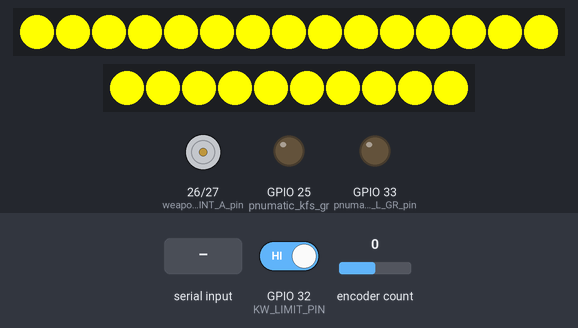
Bench run of a sketch on a simulated ESP32. On the bench: 15 RGB LEDs in strip order, left to right, 10 RGB LEDs in strip order, left to right, motor-driver pin pairs drawn as motors (green arrow = first pin HIGH = forward, orange = second pin HIGH = backward, longer = more drive, scaled by the enable pin), output pins drawn as LEDs (lit = HIGH). Inputs (shaded band) come from the test bench; at power-on: GPIO 32 (KW_LIMIT_PIN) HIGH, encoder count 0. What the sketch prints to the serial monitor is not drawn.

Above: at 1.2 s.
1.3 s: "G,45\n" received over the second serial link
At 1.6 s:
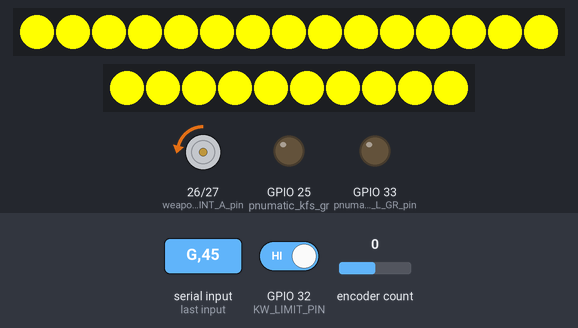
4.3 s: "90,45,200,10,150,30\n" received over the second serial link
At 5.1 s:
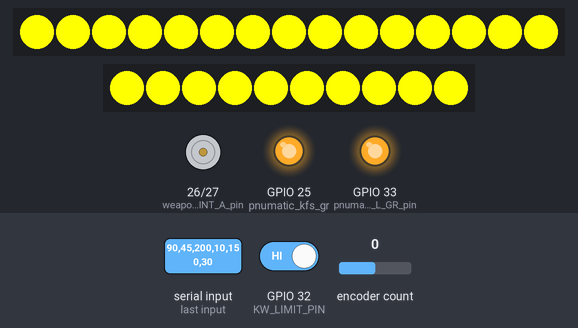
5.8 s: "G,45\n" received over the second serial link
At 6.4 s:
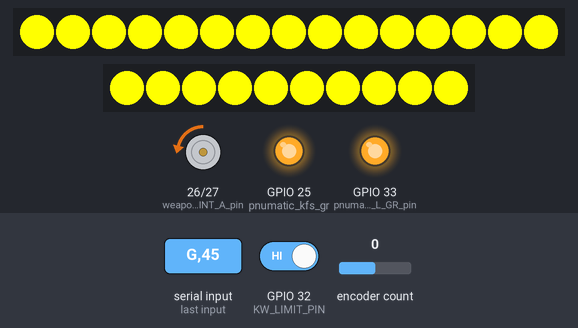
Timing chart, 0 to 9.3 s (numbered marks = the images above; inputs shaded):
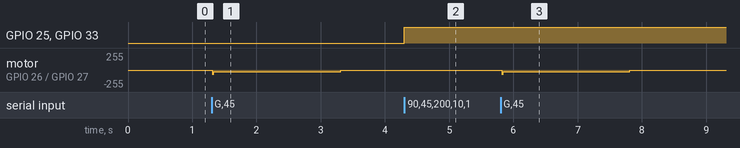

The sketch:

esp_v2.ino
```cpp
#include <Arduino.h>
#include <Adafruit_NeoPixel.h>
#include <ESP32Encoder.h>

// ── KeepWeapon rotary encoder + limit switch ──────────────────────────────
// Encoder: E6B2-CWZ1X 1000 PPR, voltage output (push-pull — no pull-ups needed on GPIO 34/35)
// Limit:   NC to GND + INPUT_PULLUP on GPIO 32; triggered = LOW (0 = at home)
#define KW_ENCODER_A_PIN     34
#define KW_ENCODER_B_PIN     35
#define KW_LIMIT_PIN         32
#define KW_LIMIT_ACTIVE_LOW  false  // true = NO+GND+PULLUP (triggered=LOW); false = NC+GND+PULLUP (triggered=HIGH)

// ── Hard safety bounds (compile-time — runtime vars must stay inside these) ──
#define KW_HARD_MIN_ANGLE    0.0f
#define KW_HARD_MAX_ANGLE    280.0f

// ── Encoder geometry ──
#define KW_TICKS_PER_REV     4000    // 1000 PPR × 4 (full quadrature decode via PCNT)
#define KW_DEG_PER_TICK      (360.0f / (float)KW_TICKS_PER_REV)   // 0.09 deg/tick

// ── Homing (fixed — not tunable at runtime) ──
#define KW_HOMING_POWER      30      // motor power during homing (positive = CW = toward home)
#define KW_HOMING_TIMEOUT_MS 5000   // fault if home not found within this time (ms)

// ── Motor direction convention ──
// KW_MOTOR_INVERT true  → positive PID output → negative motor cmd → CCW → increasing angle
// KW_MOTOR_INVERT false → positive PID output → positive motor cmd → CW  → decreasing angle
// CW direction moves weapon toward home (limit switch).  Verify at first test.
#define KW_MOTOR_INVERT      true
// KW_ENCODER_INVERT true → flip encoder count sign so increasing count = increasing angle
#define KW_ENCODER_INVERT    false

// ── UART timeout ──
#define G_TIMEOUT_MS         2000   // ms without G packet → hold current position

// ── Existing hardware pins (unchanged) ──
#define RXD2 16
#define TXD2 17
#define pnumatic_weapon_L_GR_pin 33
#define pnumatic_kfs_gr 25
#define weapon_motor_INT_A_pin 26
#define weapon_motor_INT_B_pin 27
#define weapon_motor_PWM_pin   14
#define neopixel_fr_pin 15
#define neopixel_bk_pin 2
#define neopixel_fr_num_pixels 15
#define neopixel_bk_num_pixels 10

Adafruit_NeoPixel neopixels_fr(neopixel_fr_num_pixels, neopixel_fr_pin, NEO_GRB + NEO_KHZ800);
Adafruit_NeoPixel neopixels_bk(neopixel_bk_num_pixels, neopixel_bk_pin, NEO_GRB + NEO_KHZ800);

int teensy_cmd[6] = {0,0,0,0,0,0};  // [0]=L_gr [1]=ignored [2]=kfs_gr [3]=kfs_slot [4]=neo_fr [5]=neo_bk

uint8_t color_rgb[6][3] = {{255,0,0},     // red    index 0
                            {255,255,0},  // orange index 1
                            {0,255,0},    // green  index 2
                            {0,0,255},    // blue   index 3
                            {0,255,255},  // cyan   index 4
                            {255,0,255}}; // purple index 5

unsigned long previousMillis = 0;
const long blinkInterval = 300;
bool blinkState = false;

// ── Non-blocking Serial2 receive buffer (Teensy → ESP32) ──
static char    _rx_buf[64];
static uint8_t _rx_pos = 0;

// ── Runtime-tunable controller parameters ────────────────────────────────
// Updated by K packet:  K,<min>,<max>,<kp>,<ki>,<kd>,<maxP>,<minP>,<db>\n
// Defaults match compile-time values used previously.
// Zone angle constants (HOME/ENTRY/ARMED) are owned by the Pi behavior tree,
// not here.  These are safety clamp bounds and PID tuning only.
static float kw_min_angle  = 0.0f;    // runtime soft lower limit (>= KW_HARD_MIN_ANGLE)
static float kw_max_angle  = 280.0f;  // runtime soft upper limit (<= KW_HARD_MAX_ANGLE)
static float kw_kp         = 0.25f;
static float kw_ki         = 0.00f;
static float kw_kd         = 0.02f;
static float kw_max_power  = 25.0f;
static float kw_min_power  = 10.0f;   // stiction boost threshold
static float kw_deadband   = 2.0f;    // degrees

// ── KeepWeapon state machine ──────────────────────────────────────────────
typedef enum { KW_BOOT, KW_HOMING, KW_HOMED, KW_FAULT } kw_state_t;

ESP32Encoder kw_encoder;

static kw_state_t    kw_state        = KW_BOOT;
static float         kw_current      = 0.0f;   // current angle (degrees from home)
static float         kw_target       = 0.0f;   // target angle from G packet
static float         kw_power        = 0.0f;   // last PID output
static int           kw_last_cmd     = 0;       // last cmd sent to motor (for debug)
static bool          kw_target_rcvd  = false;
static unsigned long kw_last_g_ms    = 0;
static unsigned long kw_home_start   = 0;      // timestamp when homing began

// PID integrator state
static float kw_integral = 0.0f;
static float kw_prev_err = 0.0f;

// ── Read angle from encoder ──
static float kw_read_angle() {
    long count = kw_encoder.getCount();
    if (KW_ENCODER_INVERT) count = -count;
    return (float)count * KW_DEG_PER_TICK;
}

// ── Limit switch: returns true when weapon is at home position ──
static bool kw_at_home() {
    int raw = digitalRead(KW_LIMIT_PIN);
    return KW_LIMIT_ACTIVE_LOW ? (raw == LOW) : (raw == HIGH);
}

// ── PID (linear error — no circular math needed for 0–200° range) ──
static float kw_pid_calc(float error, float dt) {
    kw_integral += error * dt;
    if (kw_integral >  100.0f) kw_integral =  100.0f;
    if (kw_integral < -100.0f) kw_integral = -100.0f;
    float deriv   = (error - kw_prev_err) / dt;
    kw_prev_err   = error;
    float out     = kw_kp * error + kw_ki * kw_integral + kw_kd * deriv;
    if (out >  kw_max_power) out =  kw_max_power;
    if (out < -kw_max_power) out = -kw_max_power;
    return out;
}

// ── Send W state packet to Teensy ──
static void send_weapon_state_packet() {
    char buf[48];
    snprintf(buf, sizeof(buf), "W,%.2f,%.2f,%.1f\n", kw_current, kw_target, kw_power);
    Serial2.print(buf);
}

// ── Initialize encoder and limit switch ──
static void kw_init() {
    pinMode(KW_LIMIT_PIN, INPUT_PULLUP);
    kw_encoder.attachFullQuad(KW_ENCODER_A_PIN, KW_ENCODER_B_PIN);
    kw_encoder.setCount(0);
    Serial.println("[KW] Encoder init: A=34 B=35 LIM=32 ticks/rev=4000");
}

// ── Parse K config packet from Teensy ──────────────────────────────────
// Format: K,<min_angle>,<max_angle>,<kp>,<ki>,<kd>,<maxPower>,<minPower>,<deadband>
// Validation: min >= 0, max <= 220, max > min, maxP in [0,100], minP in [0,maxP], db > 0
static void parse_K_packet(const char* data) {
    float min_a, max_a, kp, ki, kd, maxP, minP, db;
    if (sscanf(data, "%f,%f,%f,%f,%f,%f,%f,%f",
               &min_a, &max_a, &kp, &ki, &kd, &maxP, &minP, &db) != 8) {
        Serial.println("[KW_CFG] K parse error: expected 8 fields");
        return;
    }
    // Clamp to hard bounds
    if (min_a < KW_HARD_MIN_ANGLE) min_a = KW_HARD_MIN_ANGLE;
    if (max_a > KW_HARD_MAX_ANGLE) max_a = KW_HARD_MAX_ANGLE;
    // Validate relationships
    if (max_a <= min_a) { Serial.println("[KW_CFG] K rejected: max <= min"); return; }
    if (maxP < 0.0f || maxP > 100.0f) { Serial.println("[KW_CFG] K rejected: maxPower out of range"); return; }
    if (minP < 0.0f || minP > maxP)   { Serial.println("[KW_CFG] K rejected: minPower out of range"); return; }
    if (db <= 0.0f)                    { Serial.println("[KW_CFG] K rejected: deadband <= 0"); return; }
    // Apply
    kw_min_angle = min_a;
    kw_max_angle = max_a;
    kw_kp        = kp;
    kw_ki        = ki;
    kw_kd        = kd;
    kw_max_power = maxP;
    kw_min_power = minP;
    kw_deadband  = db;
    // Reset PID integrator on config change to prevent windup with new gains
    kw_integral  = 0.0f;
    kw_prev_err  = 0.0f;
    Serial.print("[KW_CFG] Applied: min:"); Serial.print(kw_min_angle, 1);
    Serial.print(" max:"); Serial.print(kw_max_angle, 1);
    Serial.print(" kp:"); Serial.print(kw_kp, 3);
    Serial.print(" ki:"); Serial.print(kw_ki, 3);
    Serial.print(" kd:"); Serial.print(kw_kd, 3);
    Serial.print(" maxP:"); Serial.print(kw_max_power, 1);
    Serial.print(" minP:"); Serial.print(kw_min_power, 1);
    Serial.print(" db:"); Serial.println(kw_deadband, 2);
}

// ── Main keepweapon update — 50 Hz ───────────────────────────────────────
static void kw_update() {
    static unsigned long _last_ms    = 0;
    static unsigned long _cfg_dbg_ms = 0;
    static unsigned long _dbg_ms     = 0;
    unsigned long now = millis();

    // DBG_KW: unconditional 200ms print — not gated by 50Hz rate limit
    if (now - _dbg_ms >= 200) {
        _dbg_ms = now;
        int _lim_raw = digitalRead(KW_LIMIT_PIN);
        int _a_raw   = digitalRead(KW_ENCODER_A_PIN);
        int _b_raw   = digitalRead(KW_ENCODER_B_PIN);
        bool _lim = kw_at_home();
        const char* _ss = (kw_state == KW_BOOT)   ? "BOOT"   :
                          (kw_state == KW_HOMING) ? "HOMING" :
                          (kw_state == KW_HOMED)  ? "HOMED"  : "FAULT";
        Serial.print("DBG_KW enc:"); Serial.print(kw_encoder.getCount());
        Serial.print(" cur:"); Serial.print(kw_current, 2);
        Serial.print(" a:"); Serial.print(_a_raw);
        Serial.print(" b:"); Serial.print(_b_raw);
        Serial.print(" tgt:"); Serial.print(kw_target, 2);
        Serial.print(" err:"); Serial.print(kw_target - kw_current, 1);
        Serial.print(" pwr:"); Serial.print(kw_power, 1);
        Serial.print(" cmd:"); Serial.print(kw_last_cmd);
        Serial.print(" home:"); Serial.print(kw_state == KW_HOMED ? 1 : 0);
        Serial.print(" lim_raw:"); Serial.print(_lim_raw);
        Serial.print(" lim:"); Serial.print(_lim ? 1 : 0);
        Serial.print(" fault:"); Serial.print(kw_state == KW_FAULT ? 1 : 0);
        Serial.print(" state:"); Serial.println(_ss);
    }

    // Rate-limit state machine to 50Hz
    if (now - _last_ms < 20) return;
    _last_ms = now;

    kw_current  = kw_read_angle();
    bool at_lim = kw_at_home();

    switch (kw_state) {

    // ── BOOT: check if already at home, decide whether to home ──
    case KW_BOOT:
        control_weapon_motor(0);
        if (at_lim) {
            kw_encoder.setCount(0);
            kw_current = 0.0f;
            kw_target  = 0.0f;
            kw_state   = KW_HOMED;
            Serial.println("[KW] Boot: already at limit — skip homing.");
        } else {
            kw_home_start = now;
            kw_state      = KW_HOMING;
            Serial.println("[KW] Boot: not at limit — homing...");
        }
        break;

    // ── HOMING: drive CW (positive cmd) until limit switch triggers ──
    case KW_HOMING:
        if (at_lim) {
            control_weapon_motor(0);
            kw_encoder.setCount(0);
            kw_current  = 0.0f;
            kw_target   = 0.0f;
            kw_integral = 0.0f;
            kw_prev_err = 0.0f;
            kw_state    = KW_HOMED;
            Serial.println("[KW] Homing complete.");
        } else if (now - kw_home_start > KW_HOMING_TIMEOUT_MS) {
            control_weapon_motor(0);
            kw_state = KW_FAULT;
            Serial.println("[KW] Homing TIMEOUT — FAULT.");
        } else {
            control_weapon_motor(KW_HOMING_POWER);
        }
        break;

    // ── HOMED: normal PID position control ──
    case KW_HOMED: {
        if (at_lim) {
            // Always re-zero encoder when limit is active.
            kw_encoder.setCount(0);
            kw_current = 0.0f;

            // If target is at home (within deadband): stop and hold.
            if (kw_target <= kw_deadband) {
                kw_last_cmd = 0;
                control_weapon_motor(0);
                kw_power    = 0.0f;
                kw_integral = 0.0f;
                kw_prev_err = 0.0f;
                send_weapon_state_packet();
                return;
            }
            // Otherwise target is away from home — fall through to PID so
            // the motor can drive away from the limit switch.
        }

        // G timeout: no target received for G_TIMEOUT_MS → hold current position
        if (kw_target_rcvd && (now - kw_last_g_ms > G_TIMEOUT_MS)) {
            kw_target   = kw_current;
            kw_integral = 0.0f;
            kw_prev_err = 0.0f;
        }

        // Clamp target to runtime soft limits
        // (zone angle constants live on the Pi — ESP32 only enforces the safety range)
        float tgt   = constrain(kw_target, kw_min_angle, kw_max_angle);
        float error = tgt - kw_current;

        if (fabsf(error) <= kw_deadband) {
            kw_last_cmd = 0;
            control_weapon_motor(0);
            kw_power    = 0.0f;
            kw_integral = 0.0f;
        } else {
            float output = kw_pid_calc(error, 0.020f);
            // Stiction boost: push past static friction when outside deadband but output is tiny
            if (kw_min_power < kw_max_power &&
                fabsf(output) >= 1.0f &&
                fabsf(output) < kw_min_power &&
                fabsf(error)  > kw_deadband * 2.0f) {
                output = (output > 0.0f) ? kw_min_power : -kw_min_power;
            }
            kw_power = output;
            int cmd = (KW_MOTOR_INVERT ? -1 : 1) * (int)kw_power;
            // Safety: never drive into the limit switch.
            // With KW_MOTOR_INVERT=true: cmd>0 = CW = toward home.
            if (at_lim && cmd > 0) {
                cmd = 0;
            }
            kw_last_cmd = cmd;
            control_weapon_motor(cmd);
        }
        break;
    }

    // ── FAULT: motor off; pressing limit switch clears fault and re-homes ──
    case KW_FAULT:
        control_weapon_motor(0);
        kw_power = 0.0f;
        if (at_lim) {
            kw_encoder.setCount(0);
            kw_current  = 0.0f;
            kw_target   = 0.0f;
            kw_integral = 0.0f;
            kw_prev_err = 0.0f;
            kw_power    = 0.0f;
            kw_state    = KW_HOMED;
            Serial.println("[KW] Fault cleared by limit switch — re-homed.");
        }
        break;
    }

    // Throttled debug: config (every 5 s)
    if (now - _cfg_dbg_ms >= 5000) {
        _cfg_dbg_ms = now;
        Serial.print("DBG_KW_CFG min:"); Serial.print(kw_min_angle, 1);
        Serial.print(" max:"); Serial.print(kw_max_angle, 1);
        Serial.print(" kp:"); Serial.print(kw_kp, 3);
        Serial.print(" ki:"); Serial.print(kw_ki, 3);
        Serial.print(" kd:"); Serial.print(kw_kd, 3);
        Serial.print(" maxP:"); Serial.print(kw_max_power, 0);
        Serial.print(" minP:"); Serial.print(kw_min_power, 0);
        Serial.print(" db:"); Serial.println(kw_deadband, 1);
    }

    send_weapon_state_packet();
}

// ── Process one CSV command line from Teensy (pneumatics + NeoPixel) ──
static void process_teensy_cmd(const char* line) {
    int vals[6];
    int cnt = sscanf(line, "%d,%d,%d,%d,%d,%d",
                     &vals[0], &vals[1], &vals[2], &vals[3], &vals[4], &vals[5]);
    if (cnt == 6) {
        for (int i = 0; i < 6; i++) teensy_cmd[i] = vals[i];
        execute_pneumatics();
        // teensy_cmd[1] ignored — weapon motor is owned by kw_update() PID
    }
}

// ── Dispatch one received line: G target / K config / CSV commands ──
static void parse_teensy_line(const char* line) {
    if (line[0] == 'G' && line[1] == ',') {
        // Target angle from Pi behavior tree via Teensy relay.
        // Zone angle constants (HOME/ENTRY/ARMED) are on the Pi — ESP32 just receives whatever target arrives.
        float t = atof(line + 2);
        if (!isnan(t) && !isinf(t)) {
            kw_target      = constrain(t, kw_min_angle, kw_max_angle);
            kw_last_g_ms   = millis();
            kw_target_rcvd = true;
            static unsigned long _dbg_g = 0;
            if (millis() - _dbg_g >= 2000) {
                _dbg_g = millis();
                Serial.print("DBG_G tgt:"); Serial.println(kw_target, 2);
            }
        }
    } else if (line[0] == 'K' && line[1] == ',') {
        // Controller config packet: K,<min>,<max>,<kp>,<ki>,<kd>,<maxP>,<minP>,<db>
        parse_K_packet(line + 2);
    } else {
        process_teensy_cmd(line);
    }
}

// ── Non-blocking Serial2 receive — call every loop() ──
static void parse_teensy_serial() {
    while (Serial2.available()) {
        char c = (char)Serial2.read();
        if (c == '\n') {
            _rx_buf[_rx_pos] = '\0';
            if (_rx_pos > 0) parse_teensy_line(_rx_buf);
            _rx_pos = 0;
        } else if (_rx_pos < (uint8_t)(sizeof(_rx_buf) - 1)) {
            _rx_buf[_rx_pos++] = c;
        } else {
            _rx_pos = 0;   // overflow — resync
        }
    }
}


void setup() {
    Serial.begin(115200);
    Serial2.begin(115200, SERIAL_8N1, RXD2, TXD2);
    // Wire.begin() removed: no I2C sensors used in this version

    kw_init();   // encoder (PCNT) + limit switch GPIO

    pinMode(pnumatic_weapon_L_GR_pin, OUTPUT);
    pinMode(pnumatic_kfs_gr,          OUTPUT);
    pinMode(weapon_motor_INT_A_pin,   OUTPUT);
    pinMode(weapon_motor_INT_B_pin,   OUTPUT);
    pinMode(weapon_motor_PWM_pin,     OUTPUT);
    pinMode(neopixel_fr_pin,          OUTPUT);
    pinMode(neopixel_bk_pin,          OUTPUT);

    neopixels_fr.begin();
    neopixels_bk.begin();
    neopixels_fr.show();
    neopixels_bk.show();
}

void loop() {
    parse_teensy_serial();   // G target, K config, CSV pneumatics/NeoPixel
    kw_update();             // encoder → PID → motor → W state (50 Hz)
    control_neo_pixel();
}

void execute_pneumatics() {
    digitalWrite(pnumatic_weapon_L_GR_pin, teensy_cmd[0]);  // L gripper
    digitalWrite(pnumatic_kfs_gr,          teensy_cmd[2]);  // KFS gripper
}

void control_weapon_motor(int cmd) {
    // cmd: signed power (-100 to +100)
    //   positive → CW  (INT_A=HIGH, INT_B=LOW) → toward home / decreasing angle
    //   negative → CCW (INT_A=LOW,  INT_B=HIGH) → away from home / increasing angle
    //   zero     → brake
    if (cmd > 0) {
        digitalWrite(weapon_motor_INT_A_pin, HIGH);
        digitalWrite(weapon_motor_INT_B_pin, LOW);
        analogWrite(weapon_motor_PWM_pin, map(cmd, 0, 100, 0, 255));
    } else if (cmd < 0) {
        digitalWrite(weapon_motor_INT_A_pin, LOW);
        digitalWrite(weapon_motor_INT_B_pin, HIGH);
        analogWrite(weapon_motor_PWM_pin, map(-cmd, 0, 100, 0, 255));
    } else {
        digitalWrite(weapon_motor_INT_A_pin, LOW);
        digitalWrite(weapon_motor_INT_B_pin, LOW);
        analogWrite(weapon_motor_PWM_pin, 0);
    }
}

void control_neo_pixel() {
    unsigned long currentMillis = millis();
    if (currentMillis - previousMillis >= blinkInterval) {
        previousMillis = currentMillis;
        blinkState = !blinkState;
    }

    // Front strip (teensy_cmd[4])
    if (teensy_cmd[4] == -1) {
        set_fr_neopixel_color(blinkState ? 255 : 0, 0, 0);
    } else if (teensy_cmd[4] == -2) {
        set_fr_neopixel_color(255, 0, 0);   // solid red
    } else {
        int idx = teensy_cmd[4] + 1;
        if (idx >= 1 && idx < 6)
            set_fr_neopixel_color(color_rgb[idx][0], color_rgb[idx][1], color_rgb[idx][2]);
    }

    // Back strip (teensy_cmd[5])
    if (teensy_cmd[5] == -1) {
        set_bk_neopixel_color(blinkState ? 255 : 0, 0, 0);
    } else if (teensy_cmd[5] == -2) {
        set_bk_neopixel_color(255, 0, 0);   // solid red
    } else {
        int idx = teensy_cmd[5] + 1;
        if (idx >= 1 && idx < 6)
            set_bk_neopixel_color(color_rgb[idx][0], color_rgb[idx][1], color_rgb[idx][2]);
    }
}

void set_fr_neopixel_color(uint8_t r, uint8_t g, uint8_t b) {
    for (int i = 0; i < neopixel_fr_num_pixels; i++)
        neopixels_fr.setPixelColor(i, neopixels_fr.Color(r, g, b));
    neopixels_fr.show();
}

void set_bk_neopixel_color(uint8_t r, uint8_t g, uint8_t b) {
    for (int i = 0; i < neopixel_bk_num_pixels; i++)
        neopixels_bk.setPixelColor(i, neopixels_bk.Color(r, g, b));
    neopixels_bk.show();
}
```

Measured:
- after the input at 1.3 s, motor on GPIO 26 (weapon_motor_INT_A_pin) / GPIO 27 (weapon_motor_INT_B_pin): stopped → backward 28/255 at once, → stopped 2.0 s later
- after the input at 4.3 s, GPIO 25 (pnumatic_kfs_gr), GPIO 33 (pnumatic_weapon_L_GR_pin): LOW → HIGH at once
- after the input at 5.8 s, motor on GPIO 26 (weapon_motor_INT_A_pin) / GPIO 27 (weapon_motor_INT_B_pin): stopped → backward 28/255 at once, → stopped 2.0 s later
